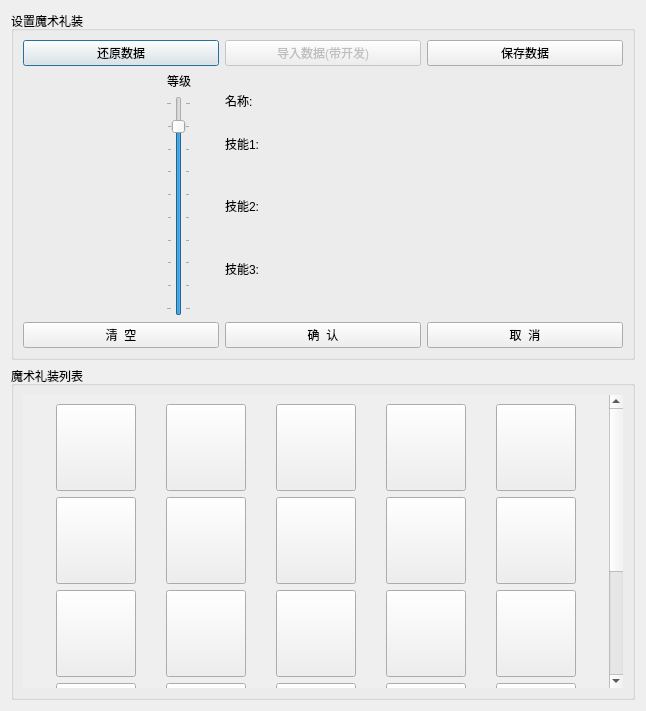
<?xml version="1.0" encoding="UTF-8"?>
<ui version="4.0">
 <class>Dialog</class>
 <widget class="QDialog" name="Dialog">
  <property name="geometry">
   <rect>
    <x>0</x>
    <y>0</y>
    <width>646</width>
    <height>711</height>
   </rect>
  </property>
  <property name="windowTitle">
   <string>选择魔术礼装</string>
  </property>
  <layout class="QVBoxLayout" name="verticalLayout_2">
   <item>
    <widget class="QGroupBox" name="groupBox_2">
     <property name="title">
      <string>设置魔术礼装</string>
     </property>
     <layout class="QVBoxLayout" name="verticalLayout_5">
      <item>
       <layout class="QHBoxLayout" name="horizontalLayout_3">
        <item>
         <widget class="QPushButton" name="btn_data_reset">
          <property name="text">
           <string>还原数据</string>
          </property>
         </widget>
        </item>
        <item>
         <widget class="QPushButton" name="btn_data_input">
          <property name="enabled">
           <bool>false</bool>
          </property>
          <property name="text">
           <string>导入数据(带开发)</string>
          </property>
         </widget>
        </item>
        <item>
         <widget class="QPushButton" name="btn_data_output">
          <property name="text">
           <string>保存数据</string>
          </property>
         </widget>
        </item>
       </layout>
      </item>
      <item>
       <layout class="QHBoxLayout" name="horizontalLayout">
        <item>
         <widget class="QLabel" name="label_master_pic_a">
          <property name="minimumSize">
           <size>
            <width>110</width>
            <height>120</height>
           </size>
          </property>
          <property name="maximumSize">
           <size>
            <width>110</width>
            <height>120</height>
           </size>
          </property>
          <property name="text">
           <string/>
          </property>
         </widget>
        </item>
        <item>
         <layout class="QVBoxLayout" name="verticalLayout_6">
          <item>
           <widget class="QLabel" name="label_master_level">
            <property name="sizePolicy">
             <sizepolicy hsizetype="Preferred" vsizetype="Minimum">
              <horstretch>0</horstretch>
              <verstretch>0</verstretch>
             </sizepolicy>
            </property>
            <property name="minimumSize">
             <size>
              <width>80</width>
              <height>0</height>
             </size>
            </property>
            <property name="text">
             <string>等级</string>
            </property>
            <property name="alignment">
             <set>Qt::AlignCenter</set>
            </property>
           </widget>
          </item>
          <item>
           <layout class="QHBoxLayout" name="horizontalLayout_2">
            <item>
             <widget class="QSlider" name="bar_master_level">
              <property name="sizePolicy">
               <sizepolicy hsizetype="Fixed" vsizetype="Expanding">
                <horstretch>0</horstretch>
                <verstretch>0</verstretch>
               </sizepolicy>
              </property>
              <property name="minimumSize">
               <size>
                <width>0</width>
                <height>220</height>
               </size>
              </property>
              <property name="maximumSize">
               <size>
                <width>16777215</width>
                <height>16777215</height>
               </size>
              </property>
              <property name="minimum">
               <number>1</number>
              </property>
              <property name="maximum">
               <number>10</number>
              </property>
              <property name="singleStep">
               <number>1</number>
              </property>
              <property name="pageStep">
               <number>1</number>
              </property>
              <property name="value">
               <number>9</number>
              </property>
              <property name="orientation">
               <enum>Qt::Vertical</enum>
              </property>
              <property name="tickPosition">
               <enum>QSlider::TicksBothSides</enum>
              </property>
             </widget>
            </item>
           </layout>
          </item>
         </layout>
        </item>
        <item>
         <layout class="QVBoxLayout" name="verticalLayout_3">
          <item>
           <widget class="QLabel" name="label_name">
            <property name="text">
             <string>名称:</string>
            </property>
            <property name="alignment">
             <set>Qt::AlignLeading|Qt::AlignLeft|Qt::AlignVCenter</set>
            </property>
           </widget>
          </item>
          <item>
           <widget class="QLabel" name="label_skill_1">
            <property name="sizePolicy">
             <sizepolicy hsizetype="Expanding" vsizetype="Preferred">
              <horstretch>0</horstretch>
              <verstretch>0</verstretch>
             </sizepolicy>
            </property>
            <property name="text">
             <string>技能1: </string>
            </property>
            <property name="alignment">
             <set>Qt::AlignLeading|Qt::AlignLeft|Qt::AlignTop</set>
            </property>
           </widget>
          </item>
          <item>
           <widget class="QLabel" name="label_skill_2">
            <property name="sizePolicy">
             <sizepolicy hsizetype="Preferred" vsizetype="Minimum">
              <horstretch>0</horstretch>
              <verstretch>0</verstretch>
             </sizepolicy>
            </property>
            <property name="text">
             <string>技能2: </string>
            </property>
            <property name="alignment">
             <set>Qt::AlignLeading|Qt::AlignLeft|Qt::AlignTop</set>
            </property>
           </widget>
          </item>
          <item>
           <widget class="QLabel" name="label_skill_3">
            <property name="sizePolicy">
             <sizepolicy hsizetype="Preferred" vsizetype="Preferred">
              <horstretch>0</horstretch>
              <verstretch>0</verstretch>
             </sizepolicy>
            </property>
            <property name="text">
             <string>技能3: </string>
            </property>
            <property name="alignment">
             <set>Qt::AlignLeading|Qt::AlignLeft|Qt::AlignTop</set>
            </property>
           </widget>
          </item>
         </layout>
        </item>
       </layout>
      </item>
      <item>
       <layout class="QHBoxLayout" name="horizontalLayout_8">
        <item>
         <widget class="QPushButton" name="btn_clear">
          <property name="text">
           <string>清  空</string>
          </property>
         </widget>
        </item>
        <item>
         <widget class="QPushButton" name="btn_confirm">
          <property name="text">
           <string>确  认</string>
          </property>
         </widget>
        </item>
        <item>
         <widget class="QPushButton" name="btn_cancel">
          <property name="text">
           <string>取  消</string>
          </property>
         </widget>
        </item>
       </layout>
      </item>
     </layout>
    </widget>
   </item>
   <item>
    <widget class="QGroupBox" name="groupBox">
     <property name="title">
      <string>魔术礼装列表</string>
     </property>
     <layout class="QVBoxLayout" name="verticalLayout_4">
      <item>
       <widget class="QScrollArea" name="scrollArea">
        <property name="minimumSize">
         <size>
          <width>600</width>
          <height>0</height>
         </size>
        </property>
        <property name="frameShape">
         <enum>QFrame::NoFrame</enum>
        </property>
        <property name="verticalScrollBarPolicy">
         <enum>Qt::ScrollBarAlwaysOn</enum>
        </property>
        <property name="widgetResizable">
         <bool>true</bool>
        </property>
        <widget class="QWidget" name="scrollAreaWidgetContents">
         <property name="geometry">
          <rect>
           <x>0</x>
           <y>0</y>
           <width>579</width>
           <height>487</height>
          </rect>
         </property>
         <layout class="QVBoxLayout" name="verticalLayout">
          <item>
           <layout class="QGridLayout" name="gridLayout_2">
            <item row="2" column="4">
             <widget class="QPushButton" name="btn_master_15">
              <property name="minimumSize">
               <size>
                <width>80</width>
                <height>87</height>
               </size>
              </property>
              <property name="maximumSize">
               <size>
                <width>80</width>
                <height>87</height>
               </size>
              </property>
              <property name="text">
               <string/>
              </property>
              <property name="iconSize">
               <size>
                <width>80</width>
                <height>87</height>
               </size>
              </property>
             </widget>
            </item>
            <item row="1" column="0">
             <widget class="QPushButton" name="btn_master_6">
              <property name="minimumSize">
               <size>
                <width>80</width>
                <height>87</height>
               </size>
              </property>
              <property name="maximumSize">
               <size>
                <width>80</width>
                <height>87</height>
               </size>
              </property>
              <property name="text">
               <string/>
              </property>
              <property name="iconSize">
               <size>
                <width>80</width>
                <height>87</height>
               </size>
              </property>
             </widget>
            </item>
            <item row="4" column="0">
             <widget class="QPushButton" name="btn_master_21">
              <property name="minimumSize">
               <size>
                <width>80</width>
                <height>87</height>
               </size>
              </property>
              <property name="maximumSize">
               <size>
                <width>80</width>
                <height>87</height>
               </size>
              </property>
              <property name="text">
               <string/>
              </property>
              <property name="iconSize">
               <size>
                <width>80</width>
                <height>87</height>
               </size>
              </property>
             </widget>
            </item>
            <item row="1" column="4">
             <widget class="QPushButton" name="btn_master_10">
              <property name="minimumSize">
               <size>
                <width>80</width>
                <height>87</height>
               </size>
              </property>
              <property name="maximumSize">
               <size>
                <width>80</width>
                <height>87</height>
               </size>
              </property>
              <property name="text">
               <string/>
              </property>
              <property name="iconSize">
               <size>
                <width>80</width>
                <height>87</height>
               </size>
              </property>
             </widget>
            </item>
            <item row="4" column="2">
             <widget class="QPushButton" name="btn_master_23">
              <property name="minimumSize">
               <size>
                <width>80</width>
                <height>87</height>
               </size>
              </property>
              <property name="maximumSize">
               <size>
                <width>80</width>
                <height>87</height>
               </size>
              </property>
              <property name="text">
               <string/>
              </property>
              <property name="iconSize">
               <size>
                <width>80</width>
                <height>87</height>
               </size>
              </property>
             </widget>
            </item>
            <item row="3" column="1">
             <widget class="QPushButton" name="btn_master_17">
              <property name="minimumSize">
               <size>
                <width>80</width>
                <height>87</height>
               </size>
              </property>
              <property name="maximumSize">
               <size>
                <width>80</width>
                <height>87</height>
               </size>
              </property>
              <property name="text">
               <string/>
              </property>
              <property name="iconSize">
               <size>
                <width>80</width>
                <height>87</height>
               </size>
              </property>
             </widget>
            </item>
            <item row="1" column="2">
             <widget class="QPushButton" name="btn_master_8">
              <property name="minimumSize">
               <size>
                <width>80</width>
                <height>87</height>
               </size>
              </property>
              <property name="maximumSize">
               <size>
                <width>80</width>
                <height>87</height>
               </size>
              </property>
              <property name="text">
               <string/>
              </property>
              <property name="iconSize">
               <size>
                <width>80</width>
                <height>87</height>
               </size>
              </property>
             </widget>
            </item>
            <item row="4" column="1">
             <widget class="QPushButton" name="btn_master_22">
              <property name="minimumSize">
               <size>
                <width>80</width>
                <height>87</height>
               </size>
              </property>
              <property name="maximumSize">
               <size>
                <width>80</width>
                <height>87</height>
               </size>
              </property>
              <property name="text">
               <string/>
              </property>
              <property name="iconSize">
               <size>
                <width>80</width>
                <height>87</height>
               </size>
              </property>
             </widget>
            </item>
            <item row="2" column="2">
             <widget class="QPushButton" name="btn_master_13">
              <property name="minimumSize">
               <size>
                <width>80</width>
                <height>87</height>
               </size>
              </property>
              <property name="maximumSize">
               <size>
                <width>80</width>
                <height>87</height>
               </size>
              </property>
              <property name="text">
               <string/>
              </property>
              <property name="iconSize">
               <size>
                <width>80</width>
                <height>87</height>
               </size>
              </property>
             </widget>
            </item>
            <item row="0" column="2">
             <widget class="QPushButton" name="btn_master_3">
              <property name="minimumSize">
               <size>
                <width>80</width>
                <height>87</height>
               </size>
              </property>
              <property name="maximumSize">
               <size>
                <width>80</width>
                <height>87</height>
               </size>
              </property>
              <property name="text">
               <string/>
              </property>
              <property name="iconSize">
               <size>
                <width>80</width>
                <height>87</height>
               </size>
              </property>
             </widget>
            </item>
            <item row="1" column="3">
             <widget class="QPushButton" name="btn_master_9">
              <property name="minimumSize">
               <size>
                <width>80</width>
                <height>87</height>
               </size>
              </property>
              <property name="maximumSize">
               <size>
                <width>80</width>
                <height>87</height>
               </size>
              </property>
              <property name="text">
               <string/>
              </property>
              <property name="iconSize">
               <size>
                <width>80</width>
                <height>87</height>
               </size>
              </property>
             </widget>
            </item>
            <item row="0" column="4">
             <widget class="QPushButton" name="btn_master_5">
              <property name="minimumSize">
               <size>
                <width>80</width>
                <height>87</height>
               </size>
              </property>
              <property name="maximumSize">
               <size>
                <width>80</width>
                <height>87</height>
               </size>
              </property>
              <property name="text">
               <string/>
              </property>
              <property name="iconSize">
               <size>
                <width>80</width>
                <height>87</height>
               </size>
              </property>
             </widget>
            </item>
            <item row="3" column="2">
             <widget class="QPushButton" name="btn_master_18">
              <property name="minimumSize">
               <size>
                <width>80</width>
                <height>87</height>
               </size>
              </property>
              <property name="maximumSize">
               <size>
                <width>80</width>
                <height>87</height>
               </size>
              </property>
              <property name="text">
               <string/>
              </property>
              <property name="iconSize">
               <size>
                <width>80</width>
                <height>87</height>
               </size>
              </property>
             </widget>
            </item>
            <item row="4" column="3">
             <widget class="QPushButton" name="btn_master_24">
              <property name="minimumSize">
               <size>
                <width>80</width>
                <height>87</height>
               </size>
              </property>
              <property name="maximumSize">
               <size>
                <width>80</width>
                <height>87</height>
               </size>
              </property>
              <property name="text">
               <string/>
              </property>
              <property name="iconSize">
               <size>
                <width>80</width>
                <height>87</height>
               </size>
              </property>
             </widget>
            </item>
            <item row="2" column="3">
             <widget class="QPushButton" name="btn_master_14">
              <property name="minimumSize">
               <size>
                <width>80</width>
                <height>87</height>
               </size>
              </property>
              <property name="maximumSize">
               <size>
                <width>80</width>
                <height>87</height>
               </size>
              </property>
              <property name="text">
               <string/>
              </property>
              <property name="iconSize">
               <size>
                <width>80</width>
                <height>87</height>
               </size>
              </property>
             </widget>
            </item>
            <item row="0" column="3">
             <widget class="QPushButton" name="btn_master_4">
              <property name="minimumSize">
               <size>
                <width>80</width>
                <height>87</height>
               </size>
              </property>
              <property name="maximumSize">
               <size>
                <width>80</width>
                <height>87</height>
               </size>
              </property>
              <property name="text">
               <string/>
              </property>
              <property name="iconSize">
               <size>
                <width>80</width>
                <height>87</height>
               </size>
              </property>
             </widget>
            </item>
            <item row="3" column="4">
             <widget class="QPushButton" name="btn_master_20">
              <property name="minimumSize">
               <size>
                <width>80</width>
                <height>87</height>
               </size>
              </property>
              <property name="maximumSize">
               <size>
                <width>80</width>
                <height>87</height>
               </size>
              </property>
              <property name="text">
               <string/>
              </property>
              <property name="iconSize">
               <size>
                <width>80</width>
                <height>87</height>
               </size>
              </property>
             </widget>
            </item>
            <item row="1" column="1">
             <widget class="QPushButton" name="btn_master_7">
              <property name="minimumSize">
               <size>
                <width>80</width>
                <height>87</height>
               </size>
              </property>
              <property name="maximumSize">
               <size>
                <width>80</width>
                <height>87</height>
               </size>
              </property>
              <property name="text">
               <string/>
              </property>
              <property name="iconSize">
               <size>
                <width>80</width>
                <height>87</height>
               </size>
              </property>
             </widget>
            </item>
            <item row="3" column="3">
             <widget class="QPushButton" name="btn_master_19">
              <property name="minimumSize">
               <size>
                <width>80</width>
                <height>87</height>
               </size>
              </property>
              <property name="maximumSize">
               <size>
                <width>80</width>
                <height>87</height>
               </size>
              </property>
              <property name="text">
               <string/>
              </property>
              <property name="iconSize">
               <size>
                <width>80</width>
                <height>87</height>
               </size>
              </property>
             </widget>
            </item>
            <item row="0" column="1">
             <widget class="QPushButton" name="btn_master_2">
              <property name="minimumSize">
               <size>
                <width>80</width>
                <height>87</height>
               </size>
              </property>
              <property name="maximumSize">
               <size>
                <width>80</width>
                <height>87</height>
               </size>
              </property>
              <property name="text">
               <string/>
              </property>
              <property name="iconSize">
               <size>
                <width>80</width>
                <height>87</height>
               </size>
              </property>
             </widget>
            </item>
            <item row="2" column="1">
             <widget class="QPushButton" name="btn_master_12">
              <property name="minimumSize">
               <size>
                <width>80</width>
                <height>87</height>
               </size>
              </property>
              <property name="maximumSize">
               <size>
                <width>80</width>
                <height>87</height>
               </size>
              </property>
              <property name="text">
               <string/>
              </property>
              <property name="iconSize">
               <size>
                <width>80</width>
                <height>87</height>
               </size>
              </property>
             </widget>
            </item>
            <item row="3" column="0">
             <widget class="QPushButton" name="btn_master_16">
              <property name="minimumSize">
               <size>
                <width>80</width>
                <height>87</height>
               </size>
              </property>
              <property name="maximumSize">
               <size>
                <width>80</width>
                <height>87</height>
               </size>
              </property>
              <property name="text">
               <string/>
              </property>
              <property name="iconSize">
               <size>
                <width>80</width>
                <height>87</height>
               </size>
              </property>
             </widget>
            </item>
            <item row="0" column="0">
             <widget class="QPushButton" name="btn_master_1">
              <property name="minimumSize">
               <size>
                <width>80</width>
                <height>87</height>
               </size>
              </property>
              <property name="maximumSize">
               <size>
                <width>80</width>
                <height>87</height>
               </size>
              </property>
              <property name="text">
               <string/>
              </property>
              <property name="iconSize">
               <size>
                <width>80</width>
                <height>87</height>
               </size>
              </property>
             </widget>
            </item>
            <item row="2" column="0">
             <widget class="QPushButton" name="btn_master_11">
              <property name="minimumSize">
               <size>
                <width>80</width>
                <height>87</height>
               </size>
              </property>
              <property name="maximumSize">
               <size>
                <width>80</width>
                <height>87</height>
               </size>
              </property>
              <property name="text">
               <string/>
              </property>
              <property name="iconSize">
               <size>
                <width>80</width>
                <height>87</height>
               </size>
              </property>
             </widget>
            </item>
            <item row="4" column="4">
             <widget class="QPushButton" name="btn_master_25">
              <property name="minimumSize">
               <size>
                <width>80</width>
                <height>87</height>
               </size>
              </property>
              <property name="maximumSize">
               <size>
                <width>80</width>
                <height>87</height>
               </size>
              </property>
              <property name="text">
               <string/>
              </property>
              <property name="iconSize">
               <size>
                <width>80</width>
                <height>87</height>
               </size>
              </property>
             </widget>
            </item>
           </layout>
          </item>
         </layout>
        </widget>
       </widget>
      </item>
     </layout>
    </widget>
   </item>
  </layout>
 </widget>
 <resources/>
 <connections/>
</ui>
